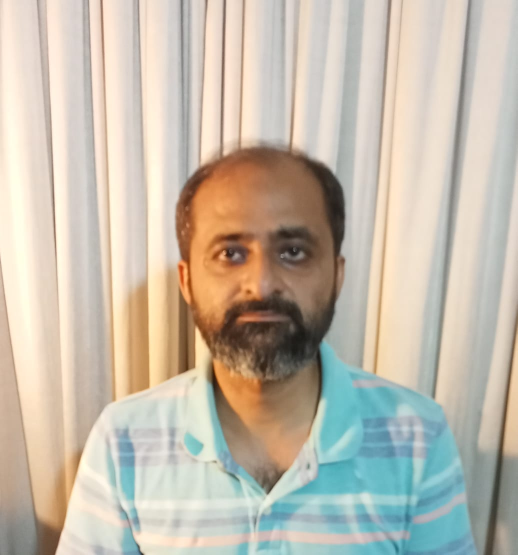
#> input picture Furqan_05081.jpeg, 1035 x 1110 px (shown at 1/2 size)
$ jupyter execute Numpy-Assessment.ipynb
#> lines starting #> are read from the running program, lines starting #| are printed output that depends on the picture
[cell 1]
#Displaying Image at the Centre of Screen Using Numpy
# Import required modules
from PIL import Image #Importing Image Module from Pillow Lib
import numpy as np

# Load image
image = Image.open('Furqan_05081.jpeg')
#> image is the input picture: PIL image 1035x1110 RGB; mean R, G, B 196.3, 187.6, 172.9

# Convert image to array
image_arr = np.array(image)

# Crop image
image_arr = image_arr[256:768, 256:768]
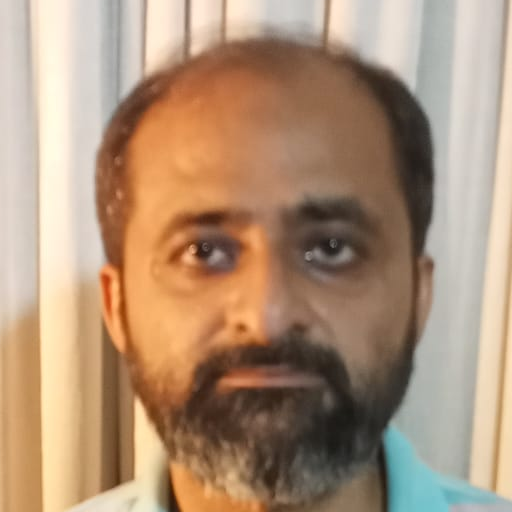
#> image_arr: shape (512, 512, 3); mean R, G, B 174.6, 146.2, 120.8

# Convert array to image
cropped_image = Image.fromarray(image_arr)

# Display image
image_arr, cropped_image.show()

[cell 2]
#Combining two images horizontally and vertically
from PIL import Image #Importing Image Module from Pillow Lib
import cv2
import numpy as np

# Load image
image = cv2.imread('Furqan_05081.jpeg')
#> image: shape (1110, 1035, 3)

# Convert image to array
image_arr = np.array(image)

# Cropping image
image_arr = image_arr[256:768, 256:768]

# Convert array to image
img = Image.fromarray(image_arr)

#Using hstack and vstack to display images horizontally and vertically
horizontalAppendedImg = np.hstack((img,img))
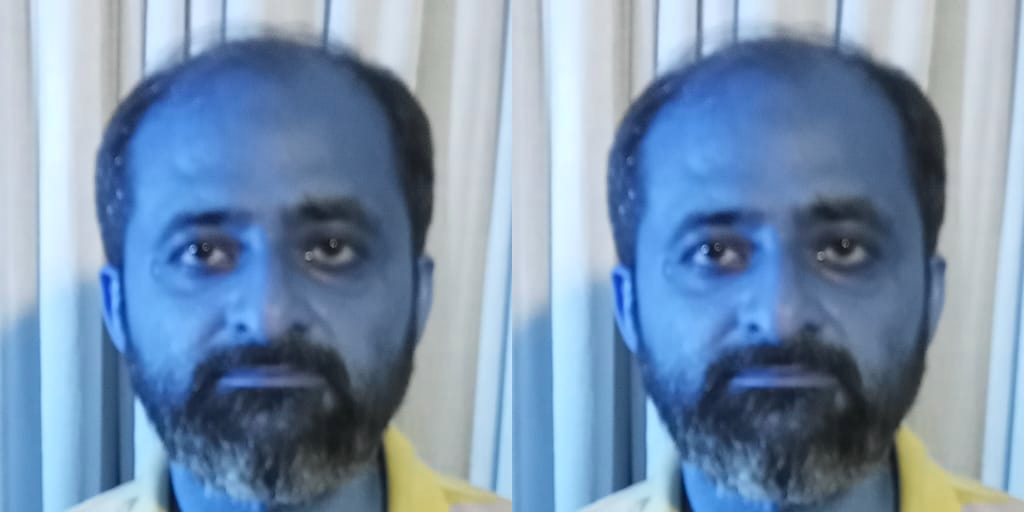
#> horizontalAppendedImg: shape (512, 1024, 3); mean R, G, B 120.8, 146.2, 174.6
verticalAppendedImg = np.vstack((img,img))
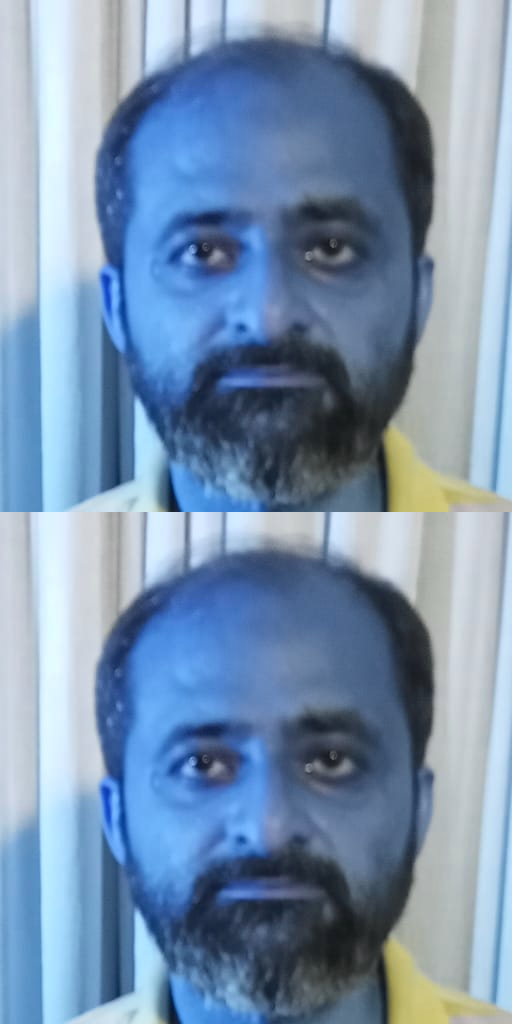
#> verticalAppendedImg: shape (1024, 512, 3); mean R, G, B 120.8, 146.2, 174.6

#displaying images using imshow()
cv2.imshow('Vertical Appended', verticalAppendedImg)
cv2.imshow('Horizontal Appended', horizontalAppendedImg)

cv2.waitKey(0)
cv2.destroyAllWindows()

[cell 3]
#Coverting image into grayscale using numpy

import matplotlib
from matplotlib import pyplot
import numpy as np

rgb_image = matplotlib.image.imread("sunrise-5863751_1920.png")
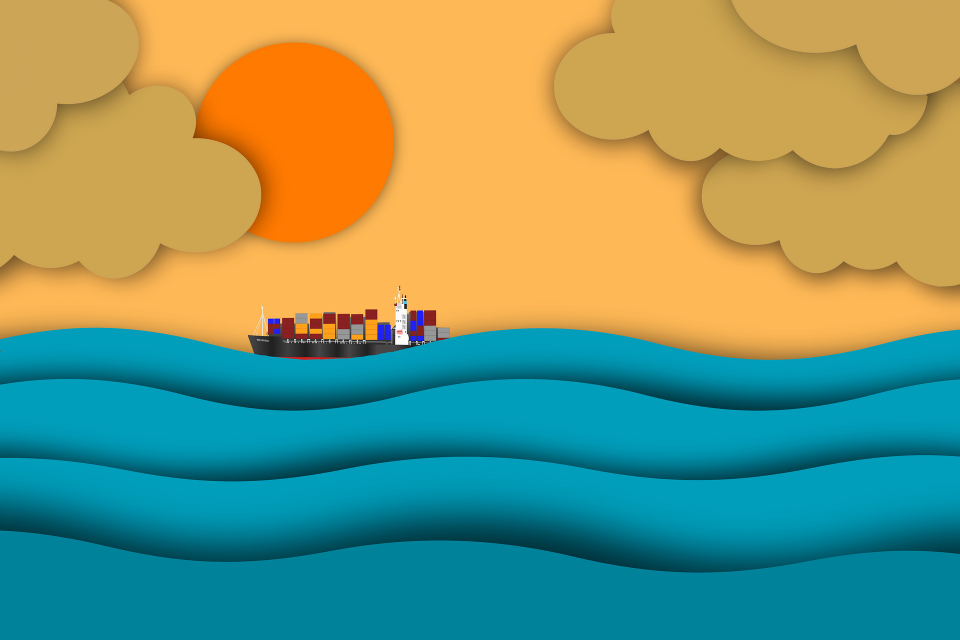
#> input picture sunrise-5863751_1920.png, 1920 x 1279 px (shown at 1/2 size)
#> rgb_image is the input picture: shape (1279, 1920, 3) float32; mean R, G, B 0.474, 0.59, 0.45

rgb_weights = [0.2989, 0.5870, 0.1140]

grayscale_image = np.dot(rgb_image[...,:3], rgb_weights)
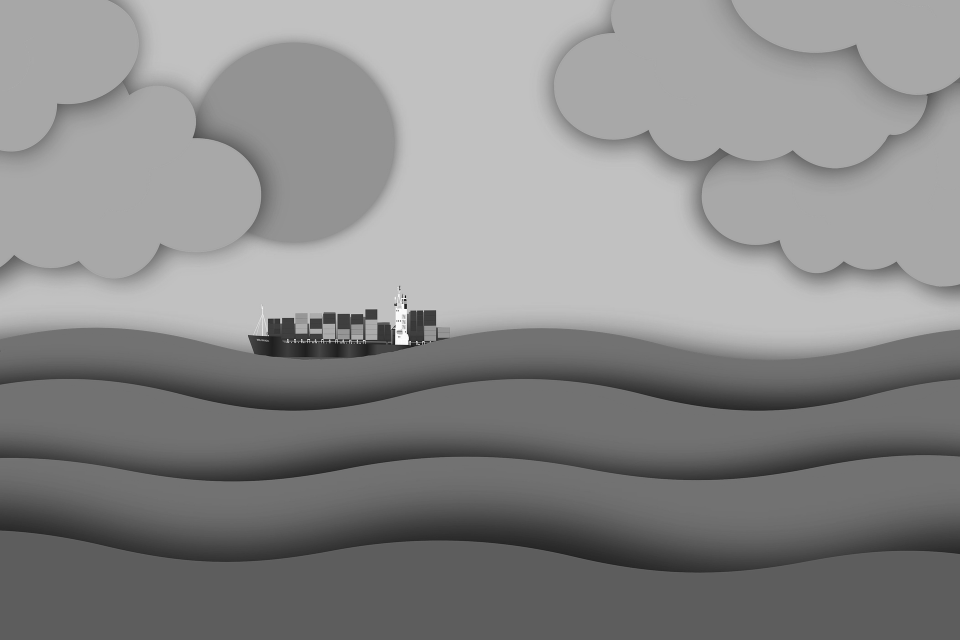
#> grayscale_image: shape (1279, 1920) float64 (shown at 1/2 size); min 0, max 1, mean 0.538
pyplot.imshow(grayscale_image, cmap=pyplot.get_cmap("gray"))

[cell 4]
#Rotating an image to 45 degrees

from PIL import Image
import numpy as np

#read the image
im = Image.open("Furqan_05081.jpeg")

#rotate image
angle = 45
out = im.rotate(angle, expand=True)
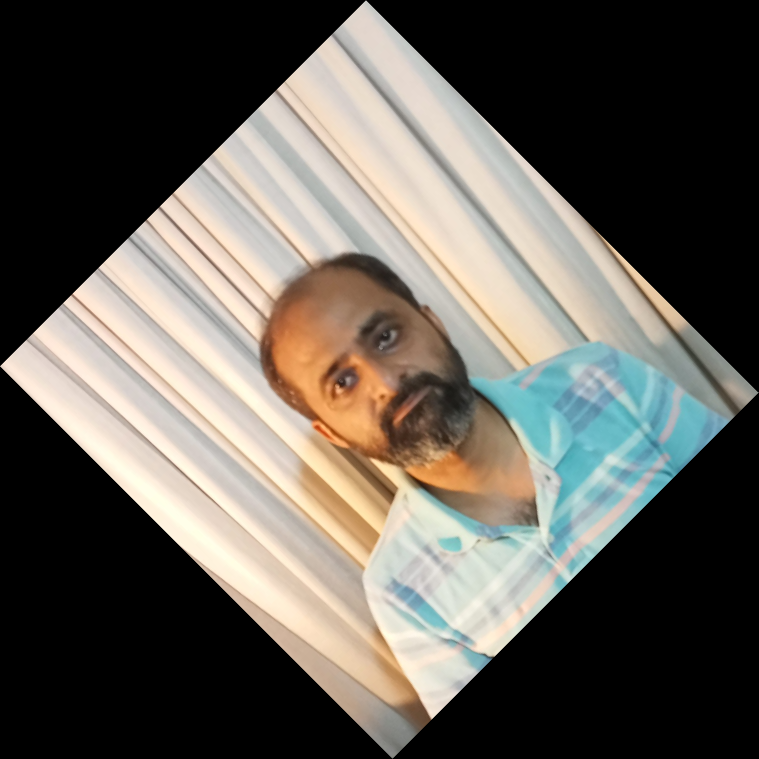
#> out: PIL image 1517x1518 RGB (shown at 1/2 size); mean R, G, B 98, 93.6, 86.3
out.save('rotated_image.jpeg')
